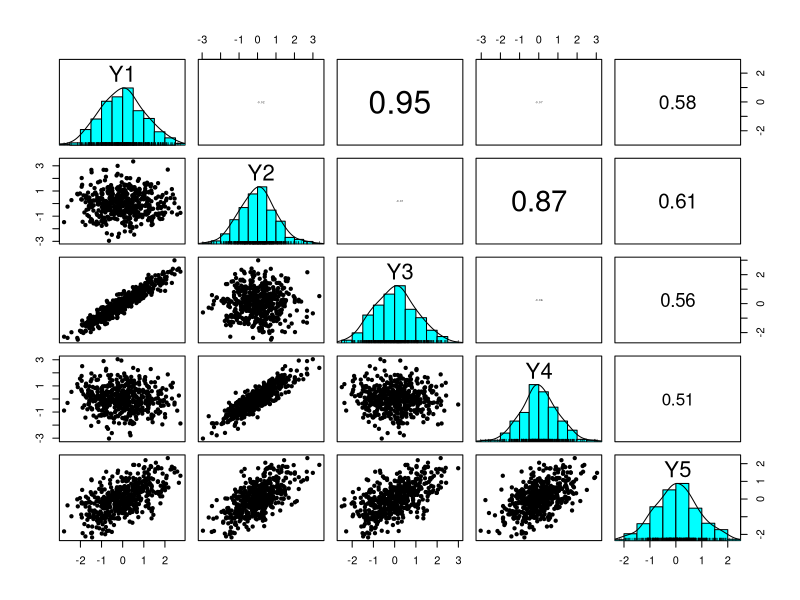
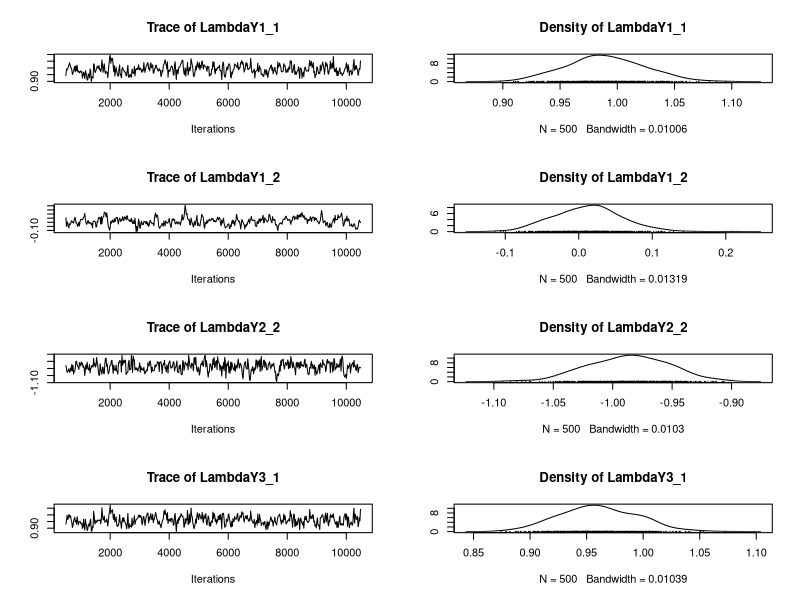
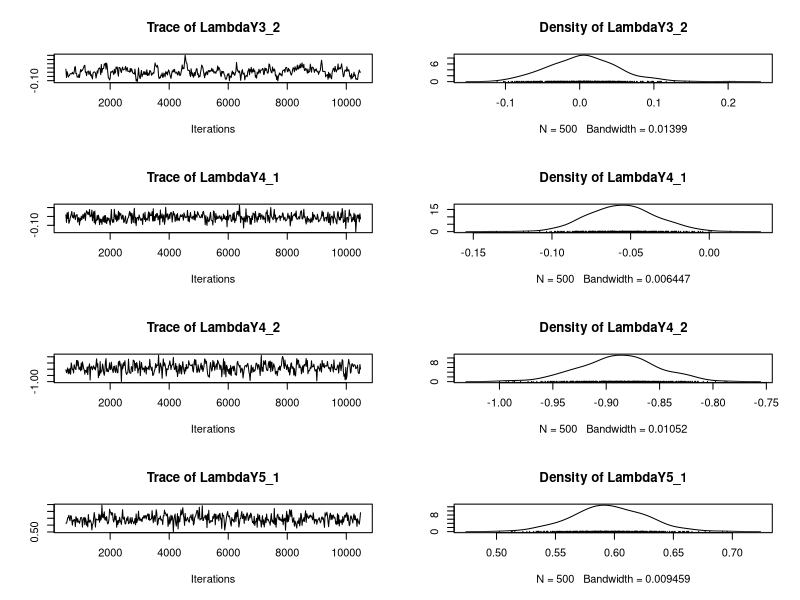
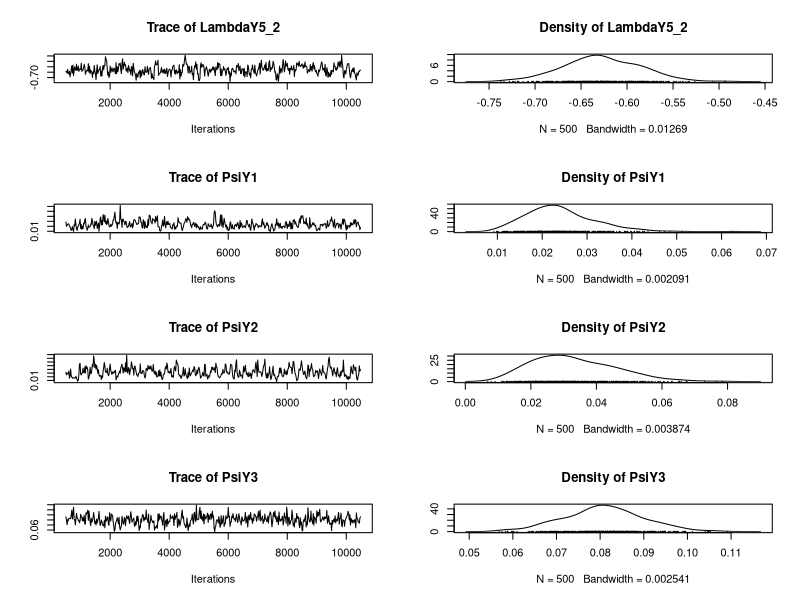
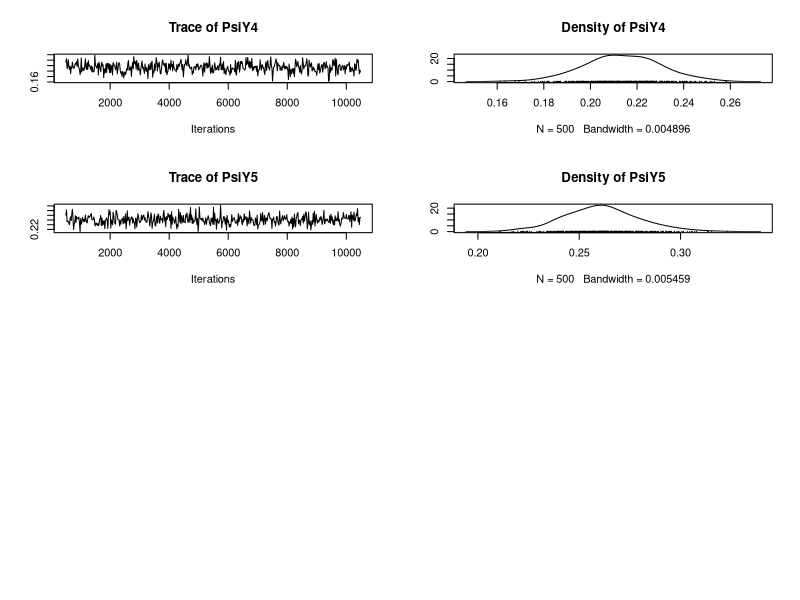
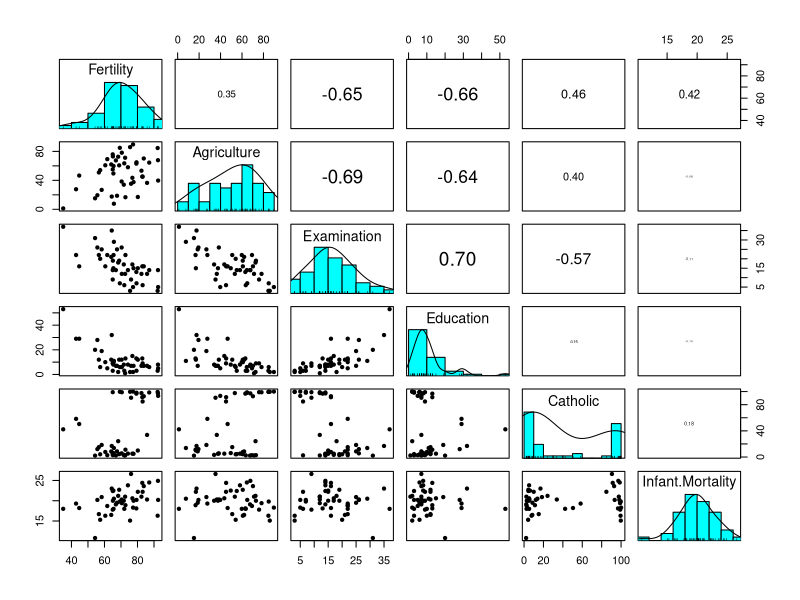
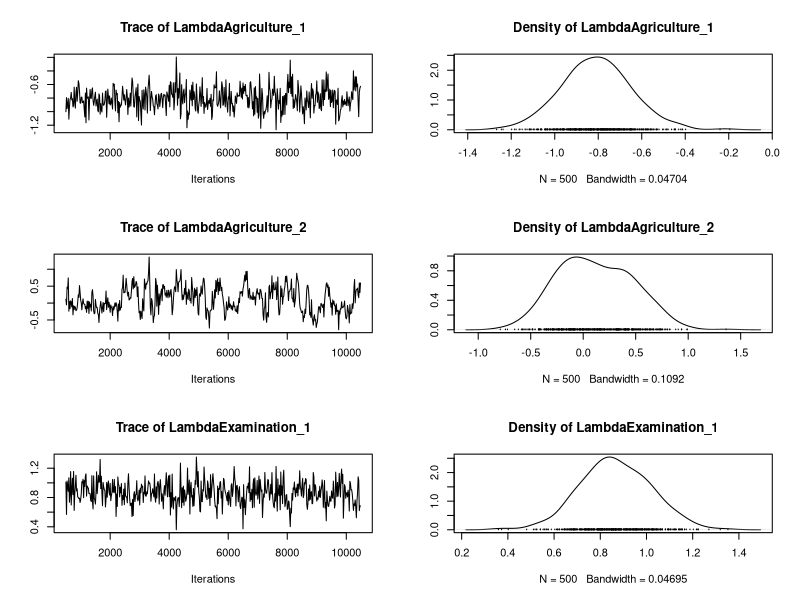
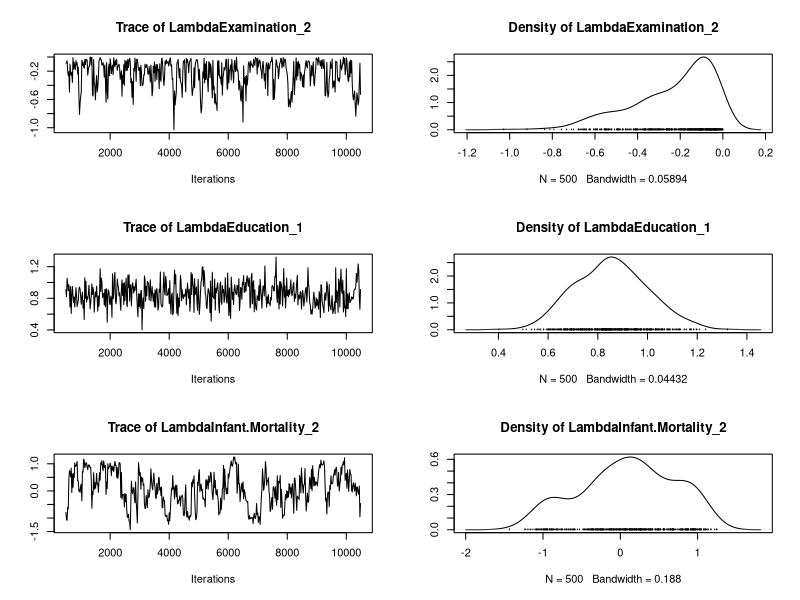

Write R code to recreate these figures, in order.
## ---- chunk 1
if(!require("psych")){install.packages("psych")}
library("psych")
## ---- chunk 2
if(!require("MCMCpack")){install.packages("MCMCpack")}
library("MCMCpack")
## ---- chunk 3
if(!require("MASS")){install.packages("MASS")}
library("MASS")
## ---- chunk 4
set.seed(123)
n <- 500
p <- 5
k <- 2
mu.star <- matrix(0,nrow=p,ncol=1)
beta.star <- matrix(c(0.99,0.00,0.90,0.00,0.50,
0.00,
0.99,
0.00,
0.90,
0.50),nrow=p,ncol=k)
Sigma.star <- diag(c(0.01, 0.05, 0.10, 0.15, 0.20))
Omega <- beta.star%*%t(beta.star)+Sigma.star
data.sim <- mvrnorm(n , mu=mu.star, Sigma=Omega, tol = 1e-6, empirical = FALSE, EISPACK = FALSE)
data.sim <- as.data.frame(data.sim)
colnames(data.sim) <- c("Y1","Y2","Y3","Y4","Y5")
## ---- chunk 5
pairs.panels(data.sim, ellipses=F, scale=T, smooth=F, col=0)
## ---- chunk 6
M.sim <- 10000
M.burn <- 500
posterior.data.sim <- MCMCfactanal(~Y1+Y2+Y3+Y4+Y5, 
                          factors=k,
                          lambda.constraints=list(Y2=c(1,0)),
                          verbose=0, store.scores=FALSE, 
                          a0=1, b0=0.15,
                          data=data.sim, 
                          burnin=M.burn, mcmc=M.sim, thin=20)
## ---- chunk 7
plot(posterior.data.sim)
## ---- chunk 8
summary(posterior.data.sim)
## ---- chunk 9
data(swiss)
pairs.panels(swiss, ellipses=F, scale=T, smooth=F, col=0)
## ---- chunk 10
posterior.swiss <- MCMCfactanal(~Agriculture+Examination+Education+Infant.Mortality, 
                          factors=2,
                          lambda.constraints=list(Examination=list(1,"+"),
                                                  Examination=list(2,"-"), 
                                                  Education=c(2,0),
                                                  Infant.Mortality=c(1,0)),
                          verbose=0, store.scores=FALSE, 
                          a0=1, b0=0.15,
                          data=swiss, 
                          burnin=M.burn, mcmc=M.sim, thin=20)
## ---- chunk 11
plot(posterior.swiss)
## ---- chunk 12
summary(posterior.swiss)
